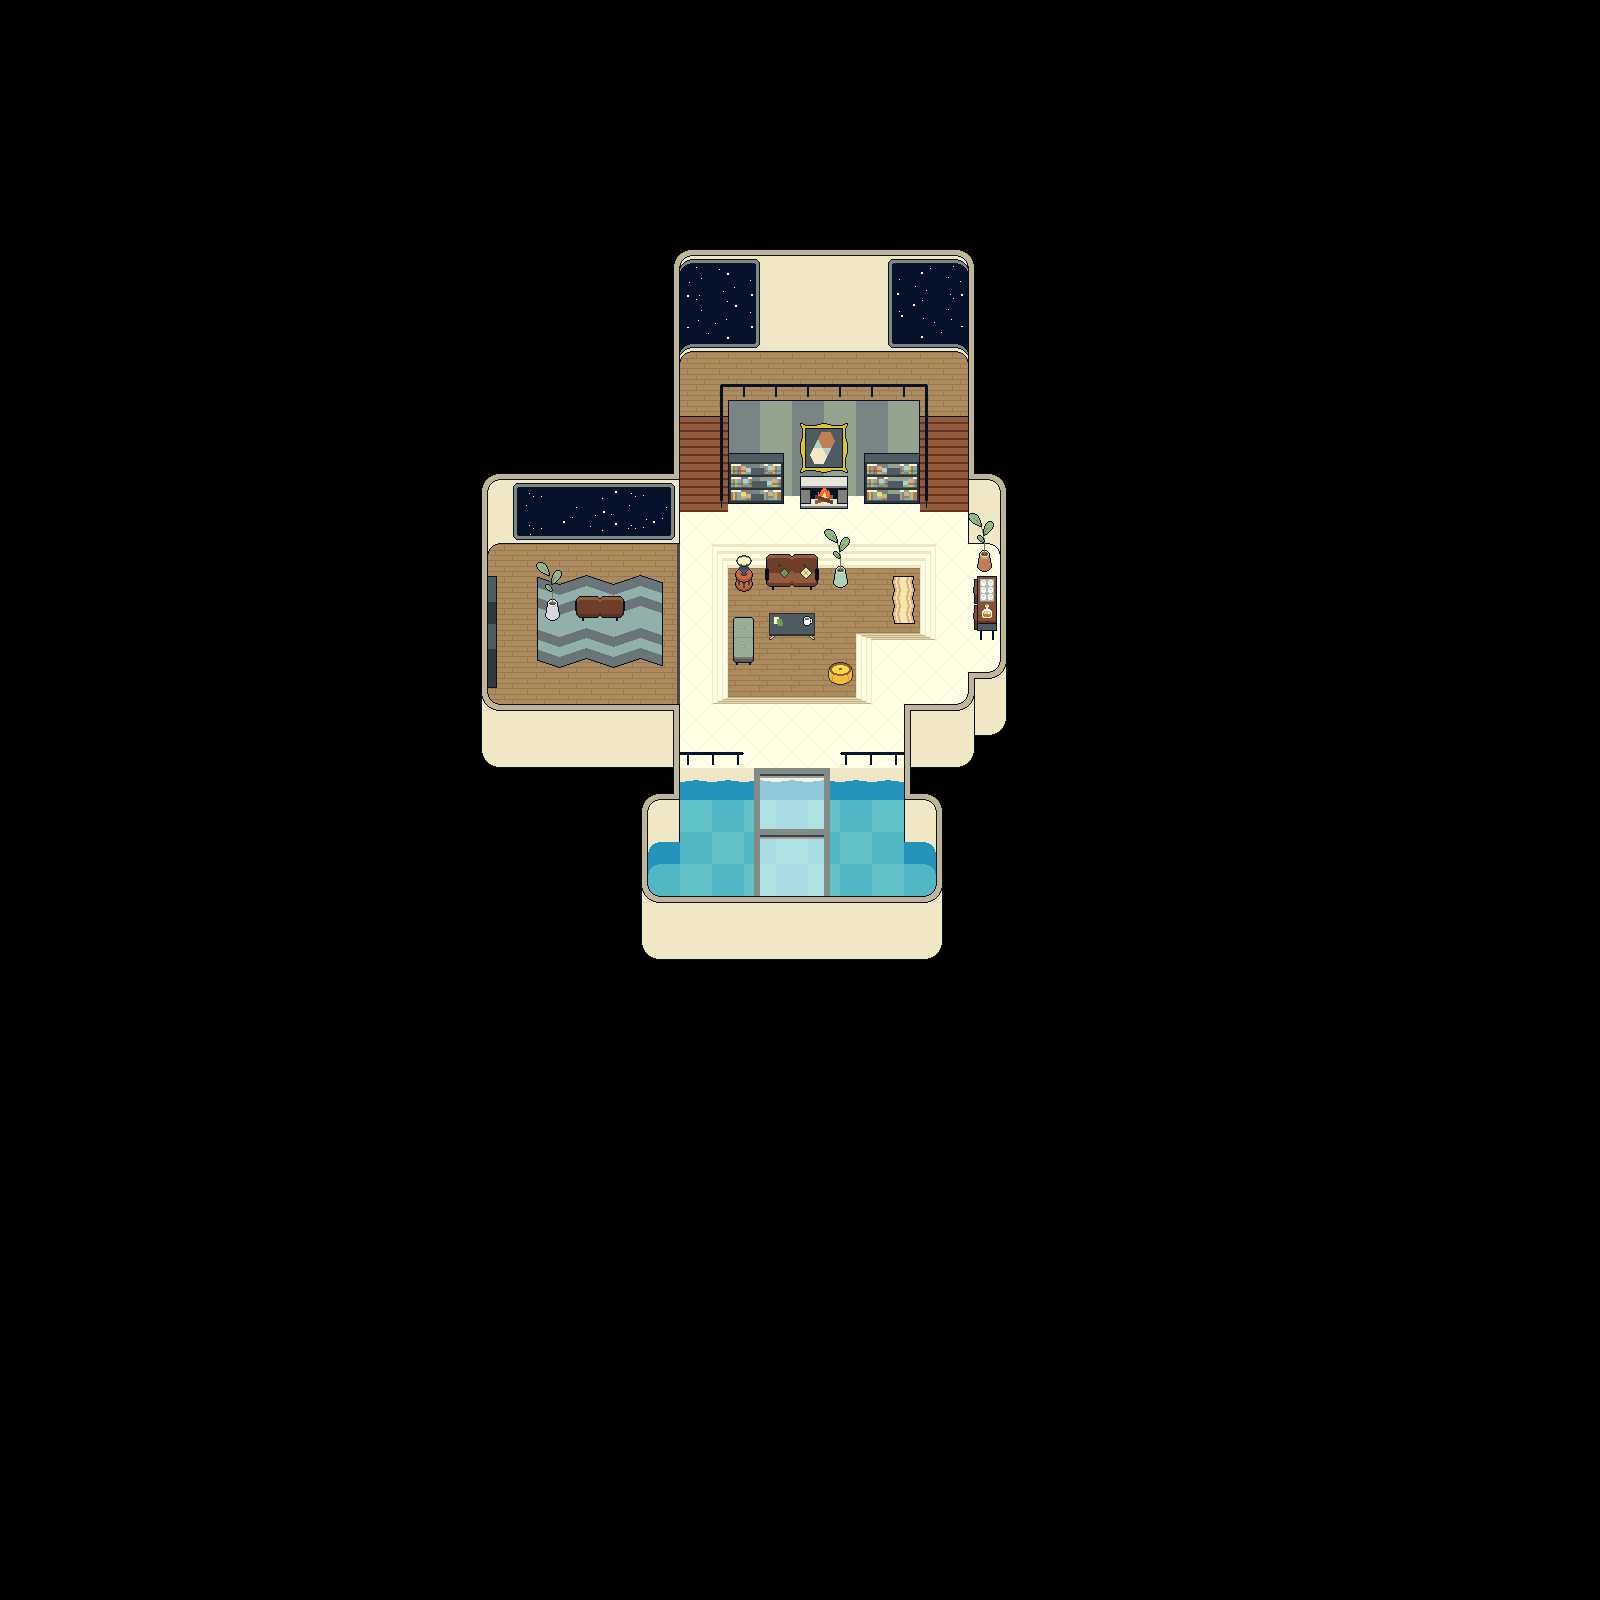

Rendered tile map (Tiled .tmx) drawn with the repository's tilesets; below, a short description and the map source with its tile grids summarised:
An orthogonal 100x100 tile map with 16x16 px tiles, 1 tile layer (ground).

<map version="1.8" tiledversion="1.8.4" orientation="orthogonal" renderorder="right-down" width="100" height="100" tilewidth="16" tileheight="16" infinite="0" nextlayerid="2" nextobjectid="1">
 <tileset firstgid="1" source="house_interior.tsx" />
 <layer id="1" name="ground" width="100" height="100">
  <data>[10000 cells, 1485 non-empty, 1485 distinct tile ids]</data>
 </layer>
</map>
